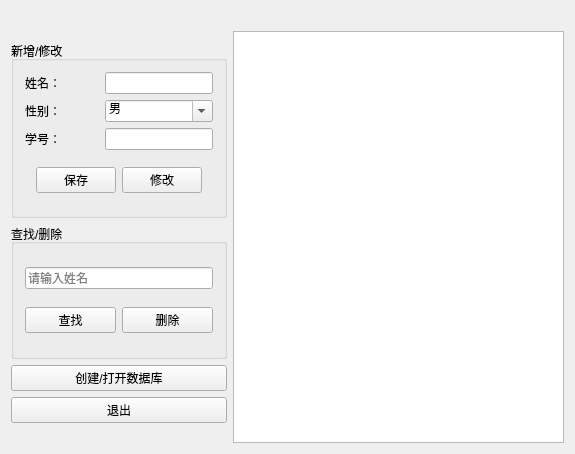
<?xml version="1.0" encoding="UTF-8"?>
<ui version="4.0">
 <class>Widget</class>
 <widget class="QWidget" name="Widget">
  <property name="geometry">
   <rect>
    <x>0</x>
    <y>0</y>
    <width>575</width>
    <height>454</height>
   </rect>
  </property>
  <property name="windowTitle">
   <string>Qt SQLite example</string>
  </property>
  <layout class="QGridLayout" name="gridLayout">
   <item row="1" column="0">
    <layout class="QGridLayout" name="gridLayout_3">
     <property name="sizeConstraint">
      <enum>QLayout::SetMinAndMaxSize</enum>
     </property>
     <property name="topMargin">
      <number>10</number>
     </property>
     <property name="rightMargin">
      <number>0</number>
     </property>
     <property name="bottomMargin">
      <number>20</number>
     </property>
     <item row="0" column="0">
      <widget class="QGroupBox" name="groupBox_2">
       <property name="sizePolicy">
        <sizepolicy hsizetype="Preferred" vsizetype="Preferred">
         <horstretch>0</horstretch>
         <verstretch>0</verstretch>
        </sizepolicy>
       </property>
       <property name="title">
        <string>新增/修改</string>
       </property>
       <layout class="QGridLayout" name="gridLayout_2">
        <item row="2" column="1">
         <widget class="QLineEdit" name="number_lineEdit">
          <property name="sizePolicy">
           <sizepolicy hsizetype="Preferred" vsizetype="Fixed">
            <horstretch>0</horstretch>
            <verstretch>0</verstretch>
           </sizepolicy>
          </property>
         </widget>
        </item>
        <item row="2" column="0">
         <widget class="QLabel" name="label_3">
          <property name="text">
           <string>学号：</string>
          </property>
         </widget>
        </item>
        <item row="1" column="0">
         <widget class="QLabel" name="gender_label">
          <property name="text">
           <string>性别：</string>
          </property>
         </widget>
        </item>
        <item row="0" column="1">
         <widget class="QLineEdit" name="name_lineEdit">
          <property name="sizePolicy">
           <sizepolicy hsizetype="Preferred" vsizetype="Fixed">
            <horstretch>0</horstretch>
            <verstretch>0</verstretch>
           </sizepolicy>
          </property>
         </widget>
        </item>
        <item row="0" column="0">
         <widget class="QLabel" name="label">
          <property name="text">
           <string>姓名：</string>
          </property>
         </widget>
        </item>
        <item row="1" column="1">
         <widget class="QComboBox" name="gender_comboBox">
          <property name="editable">
           <bool>true</bool>
          </property>
          <item>
           <property name="text">
            <string>男</string>
           </property>
          </item>
          <item>
           <property name="text">
            <string>女</string>
           </property>
          </item>
         </widget>
        </item>
        <item row="3" column="0" colspan="2">
         <widget class="QWidget" name="widget" native="true">
          <layout class="QHBoxLayout" name="horizontalLayout_3">
           <item>
            <widget class="QPushButton" name="save_pushButton">
             <property name="text">
              <string>保存</string>
             </property>
            </widget>
           </item>
           <item>
            <widget class="QPushButton" name="change_pushButton">
             <property name="text">
              <string>修改</string>
             </property>
            </widget>
           </item>
          </layout>
         </widget>
        </item>
       </layout>
      </widget>
     </item>
     <item row="1" column="0">
      <widget class="QGroupBox" name="groupBox">
       <property name="sizePolicy">
        <sizepolicy hsizetype="Preferred" vsizetype="Preferred">
         <horstretch>0</horstretch>
         <verstretch>0</verstretch>
        </sizepolicy>
       </property>
       <property name="title">
        <string>查找/删除</string>
       </property>
       <layout class="QGridLayout" name="gridLayout_5">
        <item row="1" column="1">
         <widget class="QPushButton" name="delete_pushButton">
          <property name="text">
           <string>删除</string>
          </property>
         </widget>
        </item>
        <item row="1" column="0">
         <widget class="QPushButton" name="find_pushButton">
          <property name="text">
           <string>查找</string>
          </property>
         </widget>
        </item>
        <item row="0" column="0" colspan="2">
         <widget class="QLineEdit" name="fun_lineEdit">
          <property name="placeholderText">
           <string>请输入姓名</string>
          </property>
         </widget>
        </item>
       </layout>
      </widget>
     </item>
     <item row="2" column="0">
      <widget class="QPushButton" name="creat_sql_Button">
       <property name="sizePolicy">
        <sizepolicy hsizetype="Preferred" vsizetype="Fixed">
         <horstretch>0</horstretch>
         <verstretch>0</verstretch>
        </sizepolicy>
       </property>
       <property name="text">
        <string>创建/打开数据库</string>
       </property>
      </widget>
     </item>
     <item row="3" column="0">
      <widget class="QPushButton" name="pushButton">
       <property name="text">
        <string>退出</string>
       </property>
      </widget>
     </item>
    </layout>
   </item>
   <item row="1" column="1">
    <widget class="QTableView" name="tableView">
     <attribute name="horizontalHeaderStretchLastSection">
      <bool>true</bool>
     </attribute>
    </widget>
   </item>
   <item row="0" column="1">
    <spacer name="horizontalSpacer">
     <property name="orientation">
      <enum>Qt::Horizontal</enum>
     </property>
     <property name="sizeHint" stdset="0">
      <size>
       <width>40</width>
       <height>20</height>
      </size>
     </property>
    </spacer>
   </item>
  </layout>
 </widget>
 <layoutdefault spacing="6" margin="11"/>
 <resources/>
 <connections/>
</ui>
